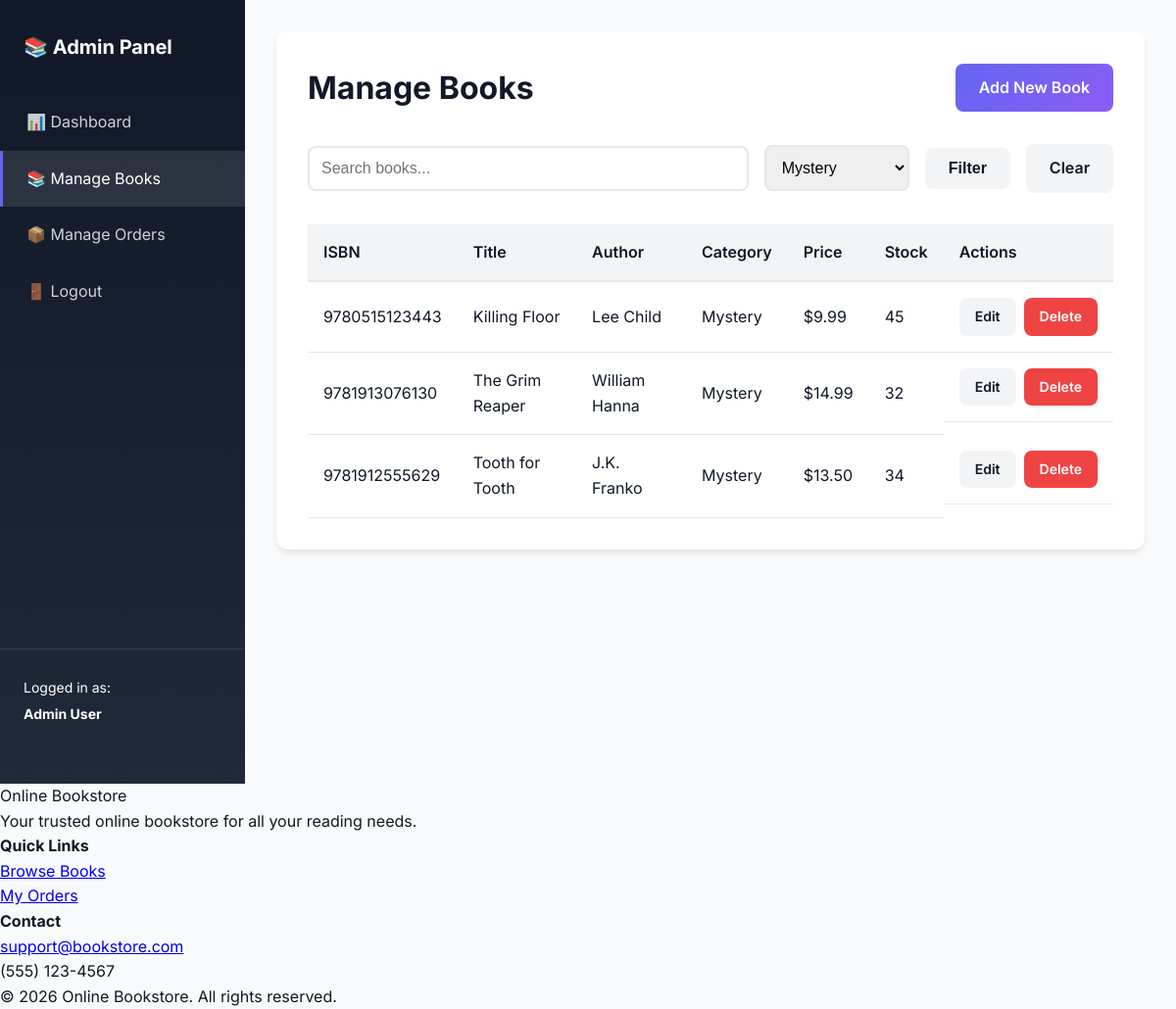
/admin/books.php?category=9 (signed in), run on the app's committed database.
### tables this page shows
CREATE TABLE books (
    id INT AUTO_INCREMENT PRIMARY KEY,
    isbn VARCHAR(20) NOT NULL UNIQUE,
    title VARCHAR(255) NOT NULL,
    author VARCHAR(255) NOT NULL,
    price DECIMAL(10, 2) NOT NULL,
    description TEXT,
    cover_image VARCHAR(255),
    category_id INT,
    stock_quantity INT NOT NULL DEFAULT 0,
    created_at TIMESTAMP DEFAULT CURRENT_TIMESTAMP,
    updated_at TIMESTAMP DEFAULT CURRENT_TIMESTAMP ON UPDATE CURRENT_TIMESTAMP,
    FOREIGN KEY (category_id) REFERENCES categories(id) ON DELETE SET NULL,
    INDEX idx_isbn (isbn),
    INDEX idx_title (title),
    INDEX idx_author (author),
    INDEX idx_category (category_id)
);

CREATE TABLE categories (
    id INT AUTO_INCREMENT PRIMARY KEY,
    name VARCHAR(100) NOT NULL UNIQUE,
    slug VARCHAR(100) NOT NULL UNIQUE,
    description TEXT,
    created_at TIMESTAMP DEFAULT CURRENT_TIMESTAMP,
    INDEX idx_slug (slug)
);

### includes/security.php (called while the page is built, shortened)
<?php
function escapeHTML($data)
{
    return htmlspecialchars($data, ENT_QUOTES, 'UTF-8');
}
function formatPrice($price)
{
    return '$' . number_format($price, 2);
}

### admin/books.php (the view, shortened to what this page needs)
<?php
require_once __DIR__ . '/../includes/security.php';
$db = getDB();
$search = isset($_GET['search']) ? sanitizeInput($_GET['search']) : '';
$category_id = isset($_GET['category']) ? (int) $_GET['category'] : null;
$where = [];
$params = [];
if ($category_id) {
    $where[] = "category_id = ?";
    $params[] = $category_id;
}
$whereClause = !empty($where) ? 'WHERE ' . implode(' AND ', $where) : '';
$sql = "
    SELECT b.*, c.name as category_name
    FROM books b
    LEFT JOIN categories c ON b.category_id = c.id
    $whereClause
    ORDER BY b.title ASC
";
$stmt = $db->prepare($sql);
$stmt->execute($params);
$books = $stmt->fetchAll();
$categoriesStmt = $db->query("SELECT * FROM categories ORDER BY name");
$categories = $categoriesStmt->fetchAll();
include __DIR__ . '/../includes/admin_header.php';
?>
<div class="admin-content">
    <div class="content-header">
        <h1>Manage Books</h1>
        <a href="book_form.php" class="btn btn-primary">Add New Book</a>
    </div>
    <div class="filters">
        <form method="GET" action="" class="filter-form">
            <input type="text" name="search" placeholder="Search books..." value="<?php echo escapeHTML($search); ?>">
            <select name="category">
                <?php foreach ($categories as $cat): ?>
                    <option value="<?php echo $cat['id']; ?>" <?php echo $category_id == $cat['id'] ? 'selected' : ''; ?>>
                        <?php echo escapeHTML($cat['name']); ?>
                    </option>
                <?php endforeach; ?>
            </select>
            <button type="submit" class="btn btn-secondary">Filter</button>
            <?php if ($search || $category_id): ?>
                <a href="books.php" class="btn btn-secondary">Clear</a>
            <?php endif; ?>
        </form>
    </div>
    <table class="admin-table">
        <thead>
            <tr>
                <th>ISBN</th>
                <th>Title</th>
                <th>Author</th>
                <th>Category</th>
                <th>Price</th>
                <th>Stock</th>
                <th>Actions</th>
            </tr>
        </thead>
        <tbody>
            <?php if (empty($books)): ?>
                <tr>
                    <td colspan="7" class="text-center">No books found</td>
                </tr>
            <?php else: ?>
                <?php foreach ($books as $book): ?>
                    <tr>
                        <td>
                            <?php echo escapeHTML($book['isbn']); ?>
                        </td>
                        <td>
                            <?php echo escapeHTML($book['title']); ?>
                        </td>
                        <td>
                            <?php echo escapeHTML($book['author']); ?>
                        </td>
                        <td>
                            <?php echo escapeHTML($book['category_name']); ?>
                        </td>
                        <td>
                            <?php echo formatPrice($book['price']); ?>
                        </td>
                        <td class="<?php echo $book['stock_quantity'] < 10 ? 'text-warning' : ''; ?>">
                            <?php echo $book['stock_quantity']; ?>
                        </td>
                        <td class="action-buttons">
                            <a href="book_form.php?id=<?php echo $book['id']; ?>" class="btn btn-sm btn-secondary">Edit</a>
                            <a href="book_actions.php?action=delete&id=<?php echo $book['id']; ?>" class="btn btn-sm btn-danger"
                                onclick="return confirm('Are you sure you want to delete this book?')">Delete</a>
                        </td>
                    </tr>
                <?php endforeach; ?>
            <?php endif; ?>
        </tbody>
    </table>
</div>
<?php include __DIR__ . '/../includes/footer.php'; ?>

### assets/css/style.css (style rules this page uses)
:root { --primary-color: #6366f1; --primary-dark: #4f46e5; --secondary-color: #8b5cf6; --success-color: #10b981; --error-color: #ef4444; --warning-color: #f59e0b; --bg-primary: #ffffff; --bg-secondary: #f9fafb; --bg-tertiary: #f3f4f6; --text-primary: #111827; --text-secondary: #6b7280; --border-color: #e5e7eb; --shadow-sm: 0 1px 2px 0 rgba(0, 0, 0, 0.05); --shadow-md: 0 4px 6px -1px rgba(0, 0, 0, 0.1); --shadow-lg: 0 10px 15px -3px rgba(0, 0, 0, 0.1); --shadow-xl: 0 20px 25px -5px rgba(0, 0, 0, 0.1); --radius-sm: 0.375rem; --radius-md: 0.5rem; --radius-lg: 0.75rem; --radius-xl: 1rem; --transition: all 0.3s cubic-bezier(0.4, 0, 0.2, 1); }
* { margin: 0; padding: 0; box-sizing: border-box; }
body { font-family: 'Inter', -apple-system, BlinkMacSystemFont, 'Segoe UI', sans-serif; background: var(--bg-secondary); color: var(--text-primary); line-height: 1.6; min-height: 100vh; display: flex; flex-direction: column; }
.btn { display: inline-block; padding: 0.75rem 1.5rem; border-radius: var(--radius-md); font-weight: 600; text-decoration: none; text-align: center; cursor: pointer; transition: var(--transition); border: none; font-size: 1rem; }
.btn-primary { background: linear-gradient(135deg, var(--primary-color), var(--secondary-color)); color: white; }
.btn-secondary { background: var(--bg-tertiary); color: var(--text-primary); }
.btn-danger { background: var(--error-color); color: white; }
.btn-sm { padding: 0.5rem 1rem; font-size: 0.875rem; }

### assets/css/admin.css (style rules this page uses)
.admin-body { background: var(--bg-secondary); }
.admin-content { background: white; padding: 2rem; border-radius: var(--radius-lg); box-shadow: var(--shadow-md); }
.content-header { display: flex; justify-content: space-between; align-items: center; margin-bottom: 2rem; }
.content-header h1 { margin: 0; }
.admin-table { width: 100%; border-collapse: collapse; margin-top: 1rem; }
.admin-table thead { background: var(--bg-tertiary); }
.admin-table th { padding: 1rem; text-align: left; font-weight: 600; color: var(--text-primary); border-bottom: 2px solid var(--border-color); }
.admin-table td { padding: 1rem; border-bottom: 1px solid var(--border-color); }
.action-buttons { display: flex; gap: 0.5rem; }
.filters { margin-bottom: 2rem; }
.filter-form { display: flex; gap: 1rem; align-items: center; }
.filter-form input, .filter-form select { padding: 0.75rem; border: 2px solid var(--border-color); border-radius: var(--radius-md); font-size: 1rem; }
.filter-form input { flex: 1; }

### data on the page
books: isbn "9780515123443", title "Killing Floor", author "Lee Child", category.name "Mystery", price "$9.99", stock_quantity "45"
books: isbn "9781913076130", title "The Grim Reaper", author "William Hanna", category.name "Mystery", price "$14.99", stock_quantity "32"
books: isbn "9781912555629", title "Tooth for Tooth", author "J.K. Franko", category.name "Mystery", price "$13.50", stock_quantity "34"

### other printed values
escapeHTML($_SESSION['first_name'] . ' ' . $_SESSION['last_name']) "Admin User"
SITE_NAME "Online Bookstore"
form field category "Mystery"
